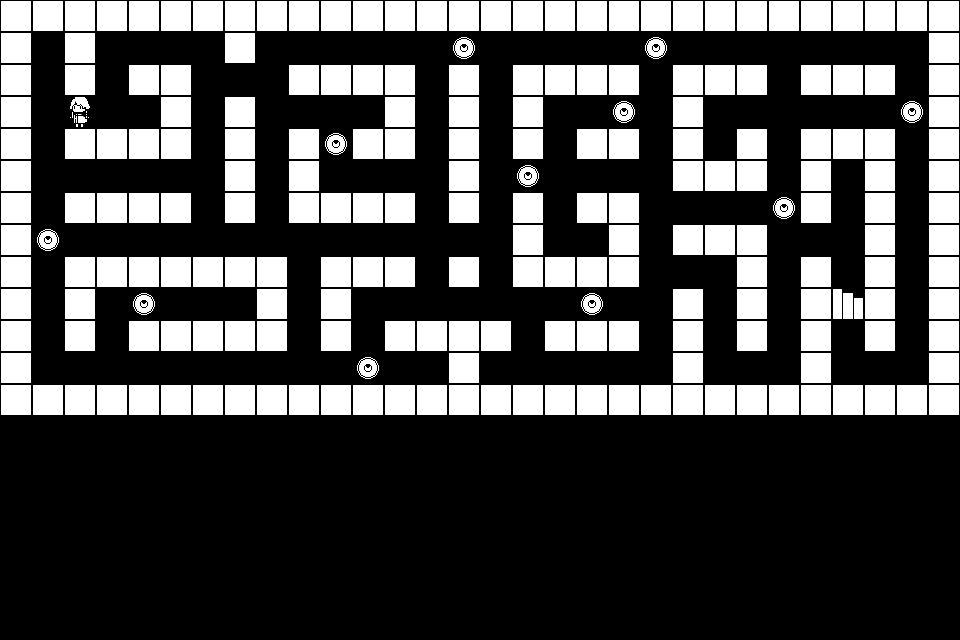

Below is a game level as drawn by its tile map, then a one-line description and the .tmx file that defines it, in full:
An orthogonal 30x20 tile map with 32x32 px tiles, 3 tile layers (Tile Layer 1, Tile Layer 2, Tile Layer 3).

<map version="1.10" tiledversion="1.11.0" orientation="orthogonal" renderorder="right-down" width="30" height="20" tilewidth="32" tileheight="32" infinite="0" nextlayerid="4" nextobjectid="1">
 <tileset firstgid="1" source="tileset.tsx" />
 <layer id="1" name="Tile Layer 1" width="30" height="20">
  <data encoding="csv">
3,3,3,3,3,3,3,3,3,3,3,3,3,3,3,3,3,3,3,3,3,3,3,3,3,3,3,3,3,3,
3,3,3,3,3,3,3,3,3,3,3,3,3,3,3,3,3,3,3,3,3,3,3,3,3,3,3,3,3,3,
3,3,3,3,3,3,3,3,3,3,3,3,3,3,3,3,3,3,3,3,3,3,3,3,3,3,3,3,3,3,
3,3,3,3,3,3,3,3,3,3,3,3,3,3,3,3,3,3,3,3,3,3,3,3,3,3,3,3,3,3,
3,3,3,3,3,3,3,3,3,3,3,3,3,3,3,3,3,3,3,3,3,3,3,3,3,3,3,3,3,3,
3,3,3,3,3,3,3,3,3,3,3,3,3,3,3,3,3,3,3,3,3,3,3,3,3,3,3,3,3,3,
3,3,3,3,3,3,3,3,3,3,3,3,3,3,3,3,3,3,3,3,3,3,3,3,3,3,3,3,3,3,
3,3,3,3,3,3,3,3,3,3,3,3,3,3,3,3,3,3,3,3,3,3,3,3,3,3,3,3,3,3,
3,3,3,3,3,3,3,3,3,3,3,3,3,3,3,3,3,3,3,3,3,3,3,3,3,3,3,3,3,3,
3,3,3,3,3,3,3,3,3,3,3,3,3,3,3,3,3,3,3,3,3,3,3,3,3,3,3,3,3,3,
3,3,3,3,3,3,3,3,3,3,3,3,3,3,3,3,3,3,3,3,3,3,3,3,3,3,3,3,3,3,
3,3,3,3,3,3,3,3,3,3,3,3,3,3,3,3,3,3,3,3,3,3,3,3,3,3,3,3,3,3,
3,3,3,3,3,3,3,3,3,3,3,3,3,3,3,3,3,3,3,3,3,3,3,3,3,3,3,3,3,3,
3,3,3,3,3,3,3,3,3,3,3,3,3,3,3,3,3,3,3,3,3,3,3,3,3,3,3,3,3,3,
3,3,3,3,3,3,3,3,3,3,3,3,3,3,3,3,3,3,3,3,3,3,3,3,3,3,3,3,3,3,
3,3,3,3,3,3,3,3,3,3,3,3,3,3,3,3,3,3,3,3,3,3,3,3,3,3,3,3,3,3,
3,3,3,3,3,3,3,3,3,3,3,3,3,3,3,3,3,3,3,3,3,3,3,3,3,3,3,3,3,3,
3,3,3,3,3,3,3,3,3,3,3,3,3,3,3,3,3,3,3,3,3,3,3,3,3,3,3,3,3,3,
3,3,3,3,3,3,3,3,3,3,3,3,3,3,3,3,3,3,3,3,3,3,3,3,3,3,3,3,3,3,
3,3,3,3,3,3,3,3,3,3,3,3,3,3,3,3,3,3,3,3,3,3,3,3,3,3,3,3,3,3
</data>
 </layer>
 <layer id="2" name="Tile Layer 2" width="30" height="20">
  <data encoding="csv">
4,4,4,4,4,4,4,4,4,4,4,4,4,4,4,4,4,4,4,4,4,4,4,4,4,4,4,4,4,4,
4,0,4,0,0,0,0,4,0,0,0,0,0,0,0,0,0,0,0,0,0,0,0,0,0,0,0,0,0,4,
4,0,4,0,4,4,0,0,0,4,4,4,4,0,4,0,4,4,4,4,0,4,4,4,0,4,4,4,0,4,
4,0,0,0,0,4,0,4,0,0,0,0,4,0,4,0,4,0,0,0,0,4,0,0,0,0,0,0,0,4,
4,0,4,4,4,4,0,4,0,4,0,4,4,0,4,0,4,0,4,4,0,4,0,4,0,4,4,4,0,4,
4,0,0,0,0,0,0,4,0,4,0,0,0,0,4,0,0,0,0,0,0,4,4,4,0,4,0,4,0,4,
4,0,4,4,4,4,0,4,0,4,4,4,4,0,4,0,4,0,4,4,0,0,0,0,0,4,0,4,0,4,
4,0,0,0,0,0,0,0,0,0,0,0,0,0,0,0,4,0,0,4,0,4,4,4,0,0,0,4,0,4,
4,0,4,4,4,4,4,4,4,0,4,4,4,0,4,0,4,4,4,4,0,0,0,4,0,4,0,4,0,4,
4,0,4,0,0,0,0,0,4,0,4,0,0,0,0,0,0,0,0,0,0,4,0,4,0,4,0,4,0,4,
4,0,4,0,4,4,4,4,4,0,4,0,4,4,4,4,0,4,4,4,0,4,0,4,0,4,0,4,0,4,
4,0,0,0,0,0,0,0,0,0,0,0,0,0,4,0,0,0,0,0,0,4,0,0,0,4,0,0,0,4,
4,4,4,4,4,4,4,4,4,4,4,4,4,4,4,4,4,4,4,4,4,4,4,4,4,4,4,4,4,4,
0,0,0,0,0,0,0,0,0,0,0,0,0,0,0,0,0,0,0,0,0,0,0,0,0,0,0,0,0,0,
0,0,0,0,0,0,0,0,0,0,0,0,0,0,0,0,0,0,0,0,0,0,0,0,0,0,0,0,0,0,
0,0,0,0,0,0,0,0,0,0,0,0,0,0,0,0,0,0,0,0,0,0,0,0,0,0,0,0,0,0,
0,0,0,0,0,0,0,0,0,0,0,0,0,0,0,0,0,0,0,0,0,0,0,0,0,0,0,0,0,0,
0,0,0,0,0,0,0,0,0,0,0,0,0,0,0,0,0,0,0,0,0,0,0,0,0,0,0,0,0,0,
0,0,0,0,0,0,0,0,0,0,0,0,0,0,0,0,0,0,0,0,0,0,0,0,0,0,0,0,0,0,
0,0,0,0,0,0,0,0,0,0,0,0,0,0,0,0,0,0,0,0,0,0,0,0,0,0,0,0,0,0
</data>
 </layer>
 <layer id="3" name="Tile Layer 3" width="30" height="20">
  <data encoding="csv">
0,0,0,0,0,0,0,0,0,0,0,0,0,0,0,0,0,0,0,0,0,0,0,0,0,0,0,0,0,0,
0,0,0,0,0,0,0,0,0,0,0,0,0,0,8,0,0,0,0,0,8,0,0,0,0,0,0,0,0,0,
0,0,0,0,0,0,0,0,0,0,0,0,0,0,0,0,0,0,0,0,0,0,0,0,0,0,0,0,0,0,
0,0,6,0,0,0,0,0,0,0,0,0,0,0,0,0,0,0,0,8,0,0,0,0,0,0,0,0,8,0,
0,0,0,0,0,0,0,0,0,0,8,0,0,0,0,0,0,0,0,0,0,0,0,0,0,0,0,0,0,0,
0,0,0,0,0,0,0,0,0,0,0,0,0,0,0,0,8,0,0,0,0,0,0,0,0,0,0,0,0,0,
0,0,0,0,0,0,0,0,0,0,0,0,0,0,0,0,0,0,0,0,0,0,0,0,8,0,0,0,0,0,
0,8,0,0,0,0,0,0,0,0,0,0,0,0,0,0,0,0,0,0,0,0,0,0,0,0,0,0,0,0,
0,0,0,0,0,0,0,0,0,0,0,0,0,0,0,0,0,0,0,0,0,0,0,0,0,0,0,0,0,0,
0,0,0,0,8,0,0,0,0,0,0,0,0,0,0,0,0,0,8,0,0,0,0,0,0,0,5,0,0,0,
0,0,0,0,0,0,0,0,0,0,0,0,0,0,0,0,0,0,0,0,0,0,0,0,0,0,0,0,0,0,
0,0,0,0,0,0,0,0,0,0,0,8,0,0,0,0,0,0,0,0,0,0,0,0,0,0,0,0,0,0,
0,0,0,0,0,0,0,0,0,0,0,0,0,0,0,0,0,0,0,0,0,0,0,0,0,0,0,0,0,0,
0,0,0,0,0,0,0,0,0,0,0,0,0,0,0,0,0,0,0,0,0,0,0,0,0,0,0,0,0,0,
0,0,0,0,0,0,0,0,0,0,0,0,0,0,0,0,0,0,0,0,0,0,0,0,0,0,0,0,0,0,
0,0,0,0,0,0,0,0,0,0,0,0,0,0,0,0,0,0,0,0,0,0,0,0,0,0,0,0,0,0,
0,0,0,0,0,0,0,0,0,0,0,0,0,0,0,0,0,0,0,0,0,0,0,0,0,0,0,0,0,0,
0,0,0,0,0,0,0,0,0,0,0,0,0,0,0,0,0,0,0,0,0,0,0,0,0,0,0,0,0,0,
0,0,0,0,0,0,0,0,0,0,0,0,0,0,0,0,0,0,0,0,0,0,0,0,0,0,0,0,0,0,
0,0,0,0,0,0,0,0,0,0,0,0,0,0,0,0,0,0,0,0,0,0,0,0,0,0,0,0,0,0
</data>
 </layer>
</map>
